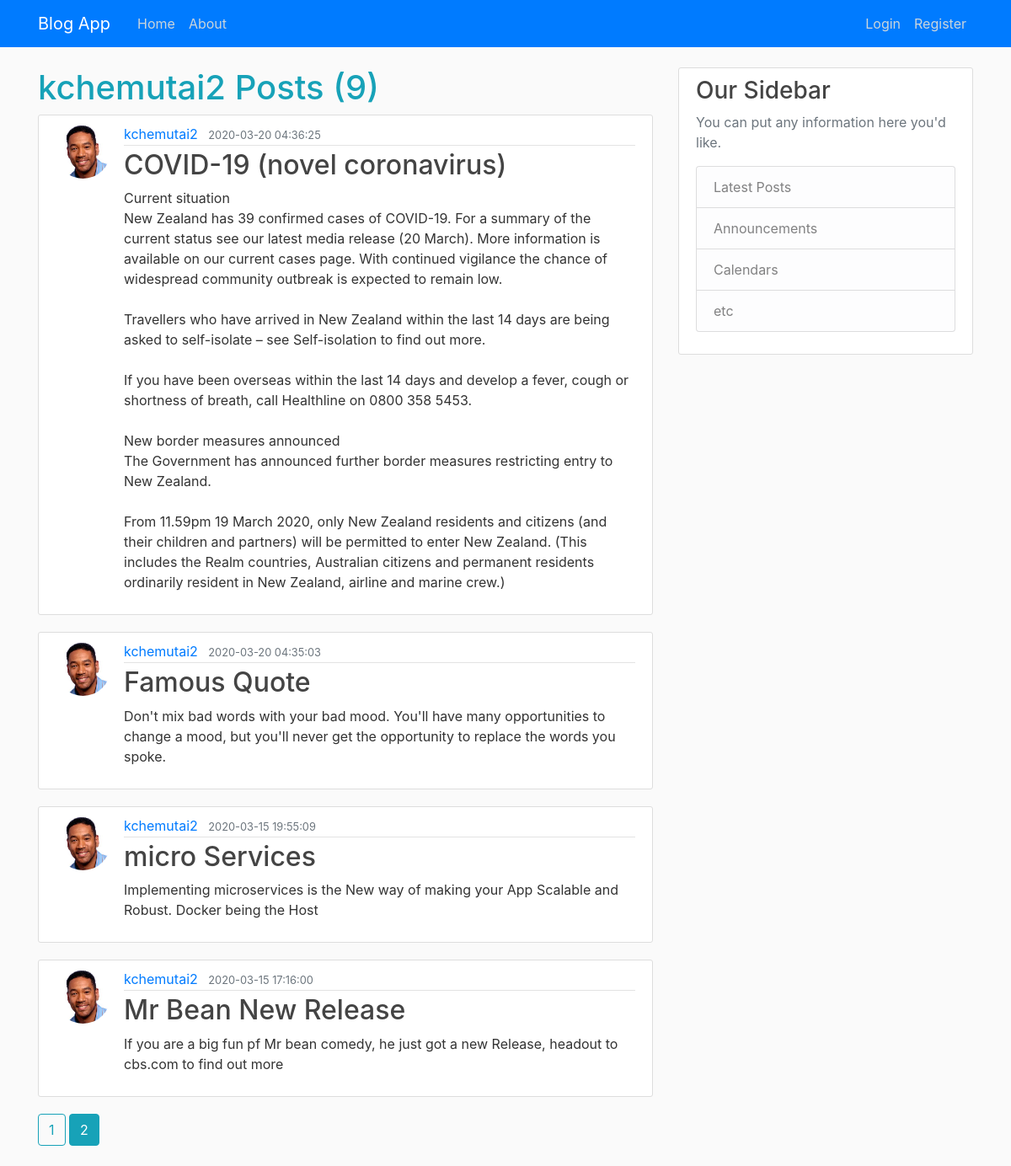
The page /user/kchemutai2?page=2 on the database its author committed.
### blog/models.py (models this page shows, shortened)
class User(db.Model, UserMixin):
    id = db.Column(db.Integer, primary_key=True)
    username = db.Column(db.String(20), unique=True, nullable=False)
    email = db.Column(db.String(120), unique=True, nullable=False)
    image_file = db.Column(db.String(20), nullable=False, default = 'default.jpg')
    password = db.Column(db.String(60), nullable=False)
    posts = db.relationship('Post', backref='author', lazy=True)

class Post(db.Model):
    id = db.Column(db.Integer, primary_key=True)
    title = db.Column(db.String(120), nullable=False)
    date_posted = db.Column(db.DateTime, nullable=False, default=datetime.utcnow)
    content = db.Column(db.Text, nullable=False)
    user_id = db.Column(db.Integer, db.ForeignKey('user.id'), nullable=False)

### blog/routes.py (the view)
@app.route('/user/<string:username>')
def user_posts(username):
    page = request.args.get('page', 1, type=int)
    user = User.query.filter_by(username=username).first_or_404()
    posts = Post.query.filter_by(author=user).order_by(Post.date_posted.desc()).paginate(page=page, per_page=5)
    return render_template('user_posts.html', posts=posts, user=user)

### blog/templates/user_posts.html
{% extends "layout.html" %}
{% block content %}
    <h1 class="text-info">{{ user.username }} Posts ({{ posts.total }})</h1>
    {% for post in posts.items %}
        <article class="media content-section">
          <img src="{{url_for('static', filename='images/' + post.author.image_file)}}" alt="" class="rounded-circle article-img">
          <div class="media-body">
            <div class="article-metadata">
              <a class="mr-2" href="{{ url_for('user_posts', username=post.author.username) }}">{{ post.author.username }}</a>
              <small class="text-muted">{{ post.date_posted.strftime('%Y-%m-%d  %H:%M:%S') }}</small>
            </div>
            <h2><a class="article-title" href="{{ url_for('post', post_id=post.id)}}">{{ post.title }}</a></h2>
            <p class="article-content">{{ post.content }}</p>
          </div>
        </article>
    {% endfor %}
    {% for page_num in posts.iter_pages(left_edge=1, right_edge=1, left_current=1, right_current=2) %}
      {% if page_num %}
        {% if posts.page == page_num %}
          <a class="btn btn-info mb-4 " href="{{ url_for('user_posts', page=page_num, username=user.username )}}">{{page_num}}</a>
        {% else %}
          <a class="btn btn-outline-info mb-4 " href="{{ url_for('user_posts', page=page_num, username=user.username )}}">{{page_num}}</a>
        {% endif %}
      {% else %}
        ...
      {% endif %}
    {% endfor %}
{% endblock%}

### blog/static/main.css (style rules this page uses)
body { background: #fafafa; color: #333333; margin-top: 5rem; }
h1, h2, h3, h4, h5, h6 { color: #444444; }
.content-section { background: #ffffff; padding: 10px 20px; border: 1px solid #dddddd; border-radius: 3px; margin-bottom: 20px; }
.article-title { color: #444444; }
.article-content { white-space: pre-line; }
.article-img { height: 65px; width: 65px; margin-right: 16px; }
.article-metadata { padding-bottom: 1px; margin-bottom: 4px; border-bottom: 1px solid #e3e3e3 }

### rows shown on the page
User: username "kchemutai2"
Post: image_file (picture), author.username "kchemutai2", date_posted "2020-03-20 04:36:25", title "COVID-19 (novel coronavirus)", content "Current situation New Zealand has 39 confirmed cases of COVID-19. For a summary of the current status see our latest media release (20 March). More information is available on our current cases page. With continued vigilance the chance of widespread community outbreak is expected to remain low. Travellers who have arrived in New Zealand within the last 14 days are being asked to self-isolate – see Self-isolation to find out more. If you have been overseas within the last 14 days and develop a fever, cough or shortness of breath, call Healthline on 0800 358 5453. New border measures announced The Government has announced further border measures restricting entry to New Zealand. From 11.59pm…"
Post: image_file (picture), author.username "kchemutai2", date_posted "2020-03-20 04:35:03", title "Famous Quote", content "Don't mix bad words with your bad mood. You'll have many opportunities to change a mood, but you'll never get the opportunity to replace the words you spoke."
Post: image_file (picture), author.username "kchemutai2", date_posted "2020-03-15 19:55:09", title "micro Services", content "Implementing microservices is the New way of making your App Scalable and Robust. Docker being the Host"
Post: image_file (picture), author.username "kchemutai2", date_posted "2020-03-15 17:16:00", title "Mr Bean New Release", content "If you are a big fun pf Mr bean comedy, he just got a new Release, headout to cbs.com to find out more"

### other values the page prints
{{ posts.total }} "9"
{{ page_num }} "1"
{{ page_num }} "2"
